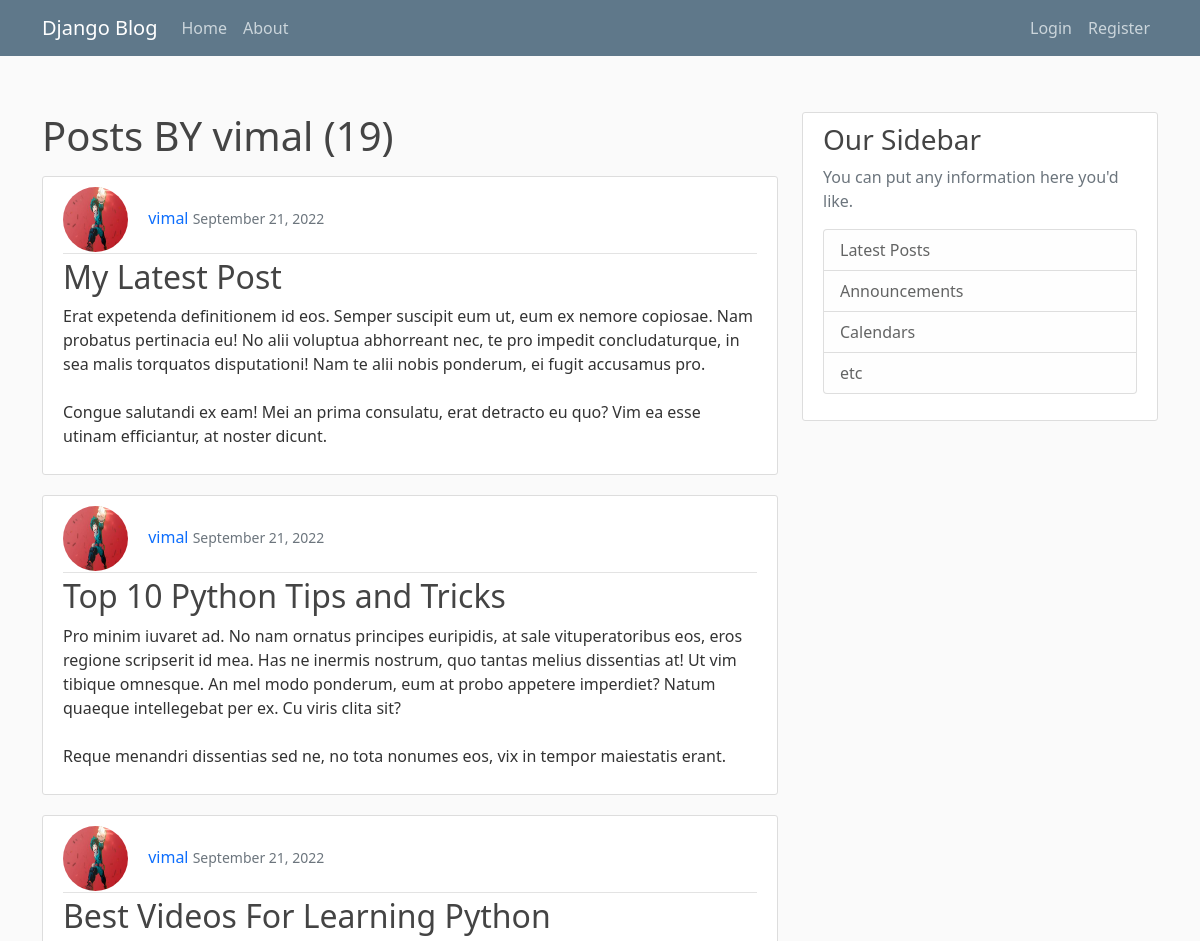
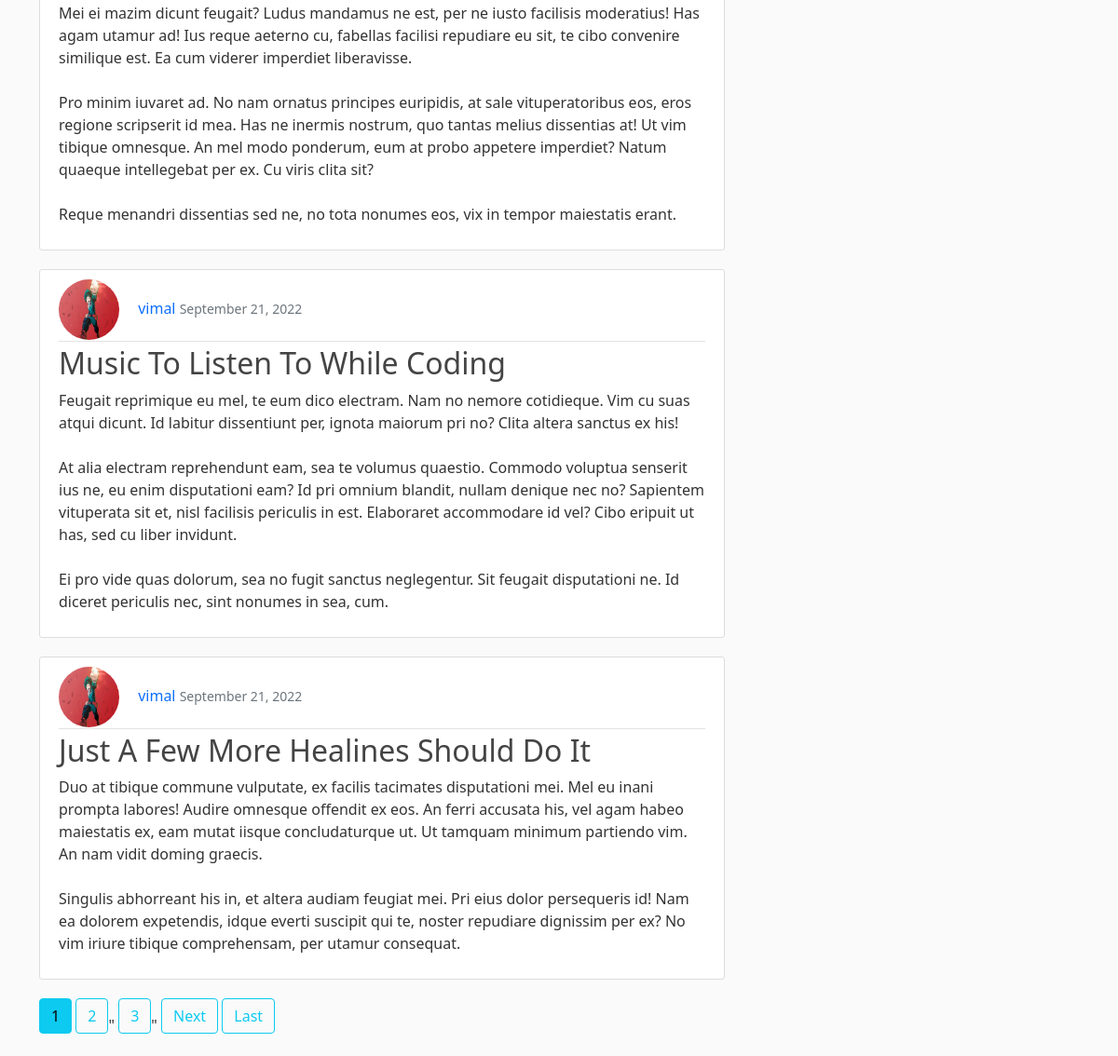
The page /user/vimal/ on the database its author committed (2 pictures, top to bottom).
### blog/models.py (models this page shows, shortened)
class Post(models.Model):
    title = models.CharField(max_length=100)
    content = models.TextField()
    date_posted = models.DateTimeField(default=timezone.now)
    author = models.ForeignKey(User, on_delete=models.CASCADE)

### user/models.py (models this page shows, shortened)
class Profile(models.Model):
    user = models.OneToOneField(User, on_delete=models.CASCADE)
    image = models.ImageField(default='default.jpg', upload_to='profile_pics',)

### blog/views.py (the view)
# urls.py: path('user/<str:username>/', UserPostListView.as_view(), name='user-posts'),
class UserPostListView(ListView):
    model = Post
    template_name = 'blog/user_posts.html'
    context_object_name = 'posts'
    paginate_by = 5
    def get_queryset(self):
        user = get_object_or_404(User, username=self.kwargs.get('username')) # catch username form link
        return Post.objects.filter(author= user).order_by('-date_posted')

### blog/templates/blog/user_posts.html (shortened to what this page needs)
{% extends  "blog/base.html" %}
{% block content %}
<h1 class="mb-3">Posts BY {{ view.kwargs.username }} ({{ page_obj.paginator.count}})</h1>
{% for post in posts %}
    <article class="media content-section">
        <div class="media-body">
        <div class="article-metadata">
            <img class="rounded-circle article-img " src="{{post.author.profile.image.url}}" >
            <a class="mr-2" href="{% url 'user-posts' post.author.username %}" style="text-decoration: none">{{ post.author }}</a>
            <small class="text-muted" style="text-decoration: none">{{ post.date_posted|date:"F d, Y" }}</small>
        </div>
        <h2><a class="article-title" href="{% url 'post-detail' post.id %}" style="text-decoration: none;">{{ post.title }}</a></h2>
        <p class="article-content">{{ post.content }}</p>
        </div>
    </article>
{% endfor %}
{% if is_paginated %}
    {% for num in page_obj.paginator.page_range %}
        {% if page_obj.number == num %}
            <a class="btn btn-info mb-4" href="?page={{ num }}">{{ num }}</a>
        {% elif num > page_obj.number|add:'-3' and num < page_obj.number|add:'3' %}
            <a class="btn btn-outline-info mb-4" href="?page={{ num }}">{{ num }}</a>"
        {% endif %}
    {% endfor %}
    {% if page_obj.has_next %}
        <a class="btn btn-outline-info mb-4" href="?page={{ page_obj.next_page_number }}">Next</a>
        <a class="btn btn-outline-info mb-4" href="?page={{ page_obj.paginator.num_pages }}">Last</a>
    {% endif %}
{% endif %}
{% endblock %}

### blog/static/blog/main.css (style rules this page uses)
body { background: #fafafa; color: #333333; margin-top: 5rem; }
h1, h2, h3, h4, h5, h6 { color: #444444; }
.content-section { background: #ffffff; padding: 10px 20px; border: 1px solid #dddddd; border-radius: 3px; margin-bottom: 20px; }
.article-title { color: #444444; }
.article-content { white-space: pre-line; }
.article-img { height: 65px; width: 65px; margin-right: 16px; }
.article-metadata { padding-bottom: 1px; margin-bottom: 4px; border-bottom: 1px solid #e3e3e3 }

### rows shown on the page
Post: author.profile.image (picture), author "vimal", date_posted "September 21, 2022", title "My Latest Post", content "Erat expetenda definitionem id eos. Semper suscipit eum ut, eum ex nemore copiosae. Nam probatus pertinacia eu! No alii voluptua abhorreant nec, te pro impedit concludaturque, in sea malis torquatos disputationi! Nam te alii nobis ponderum, ei fugit accusamus pro. Congue salutandi ex eam! Mei an prima consulatu, erat detracto eu quo? Vim ea esse utinam efficiantur, at noster dicunt."
Post: author.profile.image (picture), author "vimal", date_posted "September 21, 2022", title "Top 10 Python Tips and Tricks", content "Pro minim iuvaret ad. No nam ornatus principes euripidis, at sale vituperatoribus eos, eros regione scripserit id mea. Has ne inermis nostrum, quo tantas melius dissentias at! Ut vim tibique omnesque. An mel modo ponderum, eum at probo appetere imperdiet? Natum quaeque intellegebat per ex. Cu viris clita sit? Reque menandri dissentias sed ne, no tota nonumes eos, vix in tempor maiestatis erant."
Post: author.profile.image (picture), author "vimal", date_posted "September 21, 2022", title "Best Videos For Learning Python", content "Mei ei mazim dicunt feugait? Ludus mandamus ne est, per ne iusto facilisis moderatius! Has agam utamur ad! Ius reque aeterno cu, fabellas facilisi repudiare eu sit, te cibo convenire similique est. Ea cum viderer imperdiet liberavisse. Pro minim iuvaret ad. No nam ornatus principes euripidis, at sale vituperatoribus eos, eros regione scripserit id mea. Has ne inermis nostrum, quo tantas melius dissentias at! Ut vim tibique omnesque. An mel modo ponderum, eum at probo appetere imperdiet? Natum quaeque intellegebat per ex. Cu viris clita sit? Reque menandri dissentias sed ne, no tota nonumes eos, vix in tempor maiestatis erant."
Post: author.profile.image (picture), author "vimal", date_posted "September 21, 2022", title "Music To Listen To While Coding", content "Feugait reprimique eu mel, te eum dico electram. Nam no nemore cotidieque. Vim cu suas atqui dicunt. Id labitur dissentiunt per, ignota maiorum pri no? Clita altera sanctus ex his! At alia electram reprehendunt eam, sea te volumus quaestio. Commodo voluptua senserit ius ne, eu enim disputationi eam? Id pri omnium blandit, nullam denique nec no? Sapientem vituperata sit et, nisl facilisis periculis in est. Elaboraret accommodare id vel? Cibo eripuit ut has, sed cu liber invidunt. Ei pro vide quas dolorum, sea no fugit sanctus neglegentur. Sit feugait disputationi ne. Id diceret periculis nec, sint nonumes in sea, cum."
Post: author.profile.image (picture), author "vimal", date_posted "September 21, 2022", title "Just A Few More Healines Should Do It", content "Duo at tibique commune vulputate, ex facilis tacimates disputationi mei. Mel eu inani prompta labores! Audire omnesque offendit ex eos. An ferri accusata his, vel agam habeo maiestatis ex, eam mutat iisque concludaturque ut. Ut tamquam minimum partiendo vim. An nam vidit doming graecis. Singulis abhorreant his in, et altera audiam feugiat mei. Pri eius dolor persequeris id! Nam ea dolorem expetendis, idque everti suscipit qui te, noster repudiare dignissim per ex? No vim iriure tibique comprehensam, per utamur consequat."

### other values the page prints
{{ view.kwargs.username }} "vimal"
{{ page_obj.paginator.count }} "19"
{{ num }} "1"
{{ num }} "2" "3"
